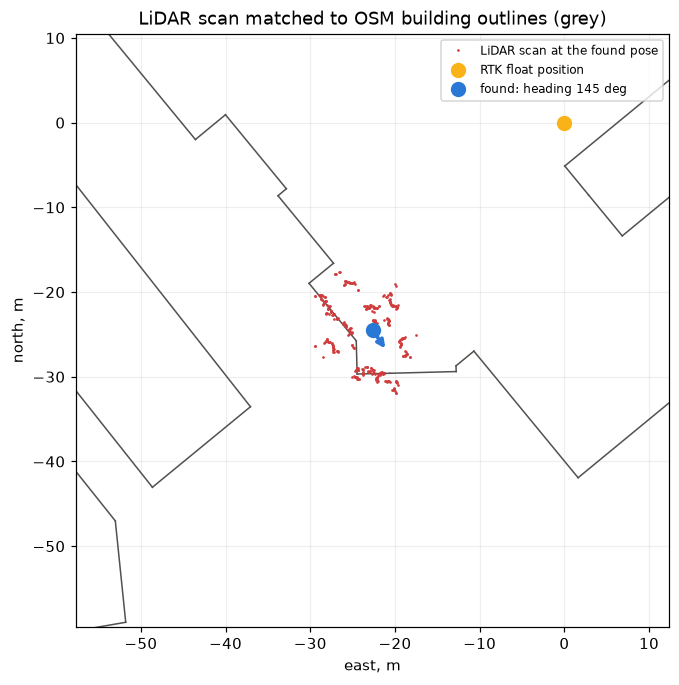

Recreate this plot in Python.
#!/usr/bin/env python3
"""Find the robot's position AND heading by matching a LiDAR scan to OpenStreetMap building outlines.

    .venv/bin/python nav/map_localize.py [--buildings nav/buildings_bhee.json] [--scan nav/scan_here.json]
                                         [--lat LAT --lon LON] [--radius 25]

Near buildings RTK float can be off by ~8 m (7 Nov: it put the robot inside BHEE), and the heading from a short GPS
track by tens of degrees. Building walls seen by the LiDAR pin both down without GPS beyond a rough area:
- walls: the OSM building polygons (Overpass `way["building"] out geom`) rasterised into a 0.1 m grid, then a
  distance transform (metres to the nearest wall);
- scan: points in the robot frame (lidar_odom.scan_to_points: x forward, y left, LiDAR front 271.5 deg), several
  scans merged and thinned;
- search: every heading (2 deg steps) x every position within --radius of the rough estimate (0.5 m steps), score =
  mean of min(distance to wall, 0.5 m) over the points (trees, benches and people cost at most 0.5 m each), then a
  fine search around the best (0.1 m, 0.25 deg). The best score is compared with the best pose > 3 m or > 20 deg away:
  a clear gap means the answer is unambiguous.
Writes nav/robot_pose.json (lat, lon, heading) and nav/map_localize.png (scan drawn on the map at the found pose).
"""
import argparse
import json
import math
import os
import sys

import numpy as np
from scipy import ndimage

HERE = os.path.dirname(os.path.abspath(__file__))
sys.path.insert(0, os.path.join(os.path.dirname(HERE), "motor_cal"))
sys.path.insert(0, HERE)
from lidar_odom import scan_to_points  # noqa: E402
from follow import Enu                  # noqa: E402

RES = 0.1                               # m per grid cell
CAP = 0.5                               # m, the most one point can cost


def wall_field(buildings, enu, half):
    """Distance (m) to the nearest building wall on a grid covering [-half, half] m around the origin."""
    n = int(2 * half / RES) + 1
    walls = np.zeros((n, n), bool)
    segs = []
    for e in buildings["elements"]:
        g = e.get("geometry")
        if not g:
            continue
        pts = [enu.to(p["lat"], p["lon"]) for p in g]
        for a, b in zip(pts, pts[1:]):
            segs.append((a, b))
            L = math.dist(a, b)
            for t in np.linspace(0, 1, max(2, int(L / (RES / 2)))):
                x, y = a[0] + t * (b[0] - a[0]), a[1] + t * (b[1] - a[1])
                i, j = int(round((y + half) / RES)), int(round((x + half) / RES))
                if 0 <= i < n and 0 <= j < n:
                    walls[i, j] = True
    dist = ndimage.distance_transform_edt(~walls) * RES
    return dist, segs


def score(dist, half, P, x, y, th):
    """Mean capped wall distance for robot-frame points P (N x 2) placed at pose (x, y, th). Lower is better."""
    c, s = math.cos(th), math.sin(th)
    X = P[:, 0] * c - P[:, 1] * s + x
    Y = P[:, 0] * s + P[:, 1] * c + y
    i = np.round((Y + half) / RES).astype(int)
    j = np.round((X + half) / RES).astype(int)
    n = dist.shape[0]
    ok = (i >= 0) & (i < n) & (j >= 0) & (j < n)
    d = np.full(len(P), CAP)
    d[ok] = np.minimum(dist[i[ok], j[ok]], CAP)
    return d.mean()


def main():
    ap = argparse.ArgumentParser(description=__doc__, formatter_class=argparse.RawDescriptionHelpFormatter)
    ap.add_argument("--buildings", default=os.path.join(HERE, "buildings_bhee.json"))
    ap.add_argument("--scan", default=os.path.join(HERE, "scan_here.json"))
    ap.add_argument("--lat", type=float)
    ap.add_argument("--lon", type=float)
    ap.add_argument("--radius", type=float, default=25.0, help="search this far (m) around the rough position")
    ap.add_argument("--max-range", type=float, default=30.0, help="ignore LiDAR returns beyond this (m)")
    a = ap.parse_args()
    if a.lat is None:
        p = json.load(open(os.path.join(HERE, "robot_position.json")))
        a.lat, a.lon = p["lat"], p["lon"]
    enu = Enu(a.lat, a.lon)
    half = a.radius + a.max_range + 5
    dist, segs = wall_field(json.load(open(a.buildings)), enu, half)

    scans = json.load(open(a.scan))
    P = np.vstack([scan_to_points(s) for s in scans])
    P = P[np.hypot(P[:, 0], P[:, 1]) < a.max_range]
    key = np.floor(P / 0.15).astype(np.int64)                         # thin to one point per 15 cm cell
    _, idx = np.unique(key[:, 0] * 1_000_003 + key[:, 1], return_index=True)
    P = P[idx]
    rng = np.random.default_rng(0)
    Pc = P[rng.choice(len(P), min(400, len(P)), replace=False)]       # coarse search on a subset
    print(f"{len(P)} scan points within {a.max_range:.0f} m ({len(Pc)} for the coarse search); "
          f"{len(segs)} wall segments; searching +-{a.radius:.0f} m, all headings", flush=True)

    # coarse: every 2 deg, every 0.5 m
    xs = np.arange(-a.radius, a.radius + 1e-9, 0.5)
    results = []
    n = dist.shape[0]
    for th in np.radians(np.arange(0, 360, 2)):
        c, s = math.cos(th), math.sin(th)
        X = Pc[:, 0] * c - Pc[:, 1] * s
        Y = Pc[:, 0] * s + Pc[:, 1] * c
        gx, gy = np.meshgrid(xs, xs, indexing="xy")
        tx, ty = gx.ravel()[:, None], gy.ravel()[:, None]
        i = np.clip(np.round((Y[None, :] + ty + half) / RES).astype(int), 0, n - 1)
        j = np.clip(np.round((X[None, :] + tx + half) / RES).astype(int), 0, n - 1)
        sc = np.minimum(dist[i, j], CAP).mean(1)
        k = sc.argmin()
        order = np.argsort(sc)[:30]
        for kk in order:
            results.append((sc[kk], tx[kk, 0], ty[kk, 0], th))
    results.sort()

    # fine: around the 5 best distinct coarse poses
    def refine(x0, y0, th0):
        best = (score(dist, half, P, x0, y0, th0), x0, y0, th0)
        for step_xy, step_th, span in ((0.25, math.radians(1.0), 3), (0.1, math.radians(0.25), 3)):
            x0, y0, th0 = best[1:]
            for th in th0 + step_th * np.arange(-span, span + 1):
                for x in x0 + step_xy * np.arange(-span, span + 1):
                    for y in y0 + step_xy * np.arange(-span, span + 1):
                        v = score(dist, half, P, x, y, th)
                        if v < best[0]:
                            best = (v, x, y, th)
        return best

    seeds = []
    for r in results:
        if all(math.dist(r[1:3], q[1:3]) > 2 or abs(math.remainder(r[3] - q[3], 2 * math.pi)) > math.radians(10) for q in seeds):
            seeds.append(r)
        if len(seeds) >= 6:
            break
    fine = sorted(refine(*q[1:]) for q in seeds)
    best = fine[0]
    rival = next((f for f in fine[1:] if math.dist(f[1:3], best[1:3]) > 3 or
                  abs(math.remainder(f[3] - best[3], 2 * math.pi)) > math.radians(20)), None)
    sc, x, y, th = best
    lat, lon = enu.back(x, y)
    hdg_enu = math.degrees(th)
    bearing = (90 - hdg_enu) % 360
    inl = np.mean(np.minimum(dist[np.clip(np.round((P[:, 0] * math.sin(th) + P[:, 1] * math.cos(th) + y + half) / RES).astype(int), 0, n - 1),
                                  np.clip(np.round((P[:, 0] * math.cos(th) - P[:, 1] * math.sin(th) + x + half) / RES).astype(int), 0, n - 1)], CAP) < 0.3)
    print(f"BEST: {lat:.7f}, {lon:.7f}  ({x:+.2f} m E, {y:+.2f} m N of the GPS estimate); heading {bearing:.1f} deg compass "
          f"({hdg_enu:.1f} deg from east CCW); mean capped wall distance {sc * 100:.1f} cm; {inl * 100:.0f}% of points within 30 cm of a wall")
    if rival:
        print(f"next-best different pose: score {rival[0] * 100:.1f} cm at ({rival[1]:+.1f}, {rival[2]:+.1f}) m, "
              f"heading {(90 - math.degrees(rival[3])) % 360:.0f} deg compass -> margin {(rival[0] - sc) * 100:.1f} cm "
              f"({'clear' if rival[0] - sc > 0.03 else 'AMBIGUOUS'})")
    json.dump(dict(lat=lat, lon=lon, heading_enu_deg=hdg_enu, bearing_deg=bearing, score_cm=sc * 100,
                   margin_cm=(rival[0] - sc) * 100 if rival else None, from_gps=[a.lat, a.lon]),
              open(os.path.join(HERE, "robot_pose.json"), "w"), indent=1)

    import matplotlib
    matplotlib.use("Agg")
    import matplotlib.pyplot as plt
    fig, ax = plt.subplots(figsize=(7, 7))
    for (p, q) in segs:
        ax.plot([p[0], q[0]], [p[1], q[1]], "-", color="#52514e", lw=1)
    c, s = math.cos(th), math.sin(th)
    ax.plot(P[:, 0] * c - P[:, 1] * s + x, P[:, 0] * s + P[:, 1] * c + y, ".", ms=1.5, color="#d03b3b", label="LiDAR scan at the found pose")
    ax.plot([0], [0], "o", color="#fab219", ms=9, label="RTK float position")
    ax.annotate("", xy=(x + 3 * c, y + 3 * s), xytext=(x, y), arrowprops=dict(arrowstyle="->", color="#2a78d6", lw=2.5))
    ax.plot([x], [y], "o", color="#2a78d6", ms=9, label=f"found: heading {bearing:.0f} deg")
    ax.set_xlim(x - 35, x + 35); ax.set_ylim(y - 35, y + 35); ax.set_aspect("equal"); ax.grid(alpha=0.2)
    ax.legend(loc="upper right", fontsize=8); ax.set_xlabel("east, m"); ax.set_ylabel("north, m")
    ax.set_title("LiDAR scan matched to OSM building outlines (grey)")
    fig.savefig(os.path.join(HERE, "map_localize.png"), dpi=110, bbox_inches="tight")
    print("plot: nav/map_localize.png")


if __name__ == "__main__":
    main()
